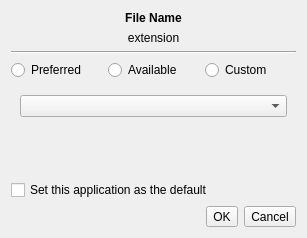
<?xml version="1.0" encoding="UTF-8"?>
<ui version="4.0">
 <class>LFileDialog</class>
 <widget class="QDialog" name="LFileDialog">
  <property name="geometry">
   <rect>
    <x>0</x>
    <y>0</y>
    <width>307</width>
    <height>216</height>
   </rect>
  </property>
  <property name="windowTitle">
   <string>Open With...</string>
  </property>
  <property name="windowIcon">
   <iconset resource="lumina-open.qrc">
    <normaloff>:/icons/find.png</normaloff>:/icons/find.png</iconset>
  </property>
  <layout class="QVBoxLayout" name="verticalLayout">
   <item>
    <widget class="QLabel" name="label_file">
     <property name="sizePolicy">
      <sizepolicy hsizetype="Expanding" vsizetype="Preferred">
       <horstretch>0</horstretch>
       <verstretch>0</verstretch>
      </sizepolicy>
     </property>
     <property name="font">
      <font>
       <weight>75</weight>
       <bold>true</bold>
      </font>
     </property>
     <property name="text">
      <string notr="true">File Name</string>
     </property>
     <property name="alignment">
      <set>Qt::AlignCenter</set>
     </property>
     <property name="wordWrap">
      <bool>true</bool>
     </property>
    </widget>
   </item>
   <item>
    <widget class="QLabel" name="label_extension">
     <property name="text">
      <string notr="true">extension</string>
     </property>
     <property name="alignment">
      <set>Qt::AlignCenter</set>
     </property>
    </widget>
   </item>
   <item>
    <widget class="Line" name="line">
     <property name="orientation">
      <enum>Qt::Horizontal</enum>
     </property>
    </widget>
   </item>
   <item>
    <layout class="QHBoxLayout" name="horizontalLayout_2">
     <item>
      <widget class="QRadioButton" name="radio_rec">
       <property name="text">
        <string>Preferred</string>
       </property>
      </widget>
     </item>
     <item>
      <widget class="QRadioButton" name="radio_avail">
       <property name="text">
        <string>Available</string>
       </property>
      </widget>
     </item>
     <item>
      <widget class="QRadioButton" name="radio_custom">
       <property name="text">
        <string>Custom</string>
       </property>
      </widget>
     </item>
    </layout>
   </item>
   <item>
    <widget class="QStackedWidget" name="stackedWidget">
     <property name="currentIndex">
      <number>2</number>
     </property>
     <widget class="QWidget" name="page_avail">
      <layout class="QVBoxLayout" name="verticalLayout_2">
       <item>
        <widget class="QTreeWidget" name="tree_apps">
         <property name="iconSize">
          <size>
           <width>20</width>
           <height>20</height>
          </size>
         </property>
         <property name="textElideMode">
          <enum>Qt::ElideRight</enum>
         </property>
         <property name="indentation">
          <number>10</number>
         </property>
         <property name="uniformRowHeights">
          <bool>false</bool>
         </property>
         <property name="sortingEnabled">
          <bool>false</bool>
         </property>
         <property name="headerHidden">
          <bool>true</bool>
         </property>
         <column>
          <property name="text">
           <string notr="true">1</string>
          </property>
         </column>
        </widget>
       </item>
      </layout>
     </widget>
     <widget class="QWidget" name="page_custom">
      <layout class="QGridLayout" name="gridLayout">
       <item row="0" column="0">
        <widget class="QLabel" name="label_goodbin">
         <property name="text">
          <string notr="true"/>
         </property>
         <property name="pixmap">
          <pixmap resource="lumina-open.qrc">:/icons/bad.png</pixmap>
         </property>
         <property name="scaledContents">
          <bool>true</bool>
         </property>
        </widget>
       </item>
       <item row="0" column="1">
        <widget class="QLineEdit" name="line_bin">
         <property name="placeholderText">
          <string>Binary Location</string>
         </property>
        </widget>
       </item>
       <item row="0" column="2">
        <widget class="QToolButton" name="tool_findBin">
         <property name="text">
          <string>Find</string>
         </property>
         <property name="icon">
          <iconset resource="lumina-open.qrc">
           <normaloff>:/icons/find.png</normaloff>:/icons/find.png</iconset>
         </property>
        </widget>
       </item>
       <item row="1" column="1">
        <spacer name="verticalSpacer">
         <property name="orientation">
          <enum>Qt::Vertical</enum>
         </property>
         <property name="sizeHint" stdset="0">
          <size>
           <width>20</width>
           <height>40</height>
          </size>
         </property>
        </spacer>
       </item>
      </layout>
     </widget>
     <widget class="QWidget" name="page_rec">
      <layout class="QVBoxLayout" name="verticalLayout_3">
       <item>
        <widget class="QComboBox" name="combo_rec">
         <property name="iconSize">
          <size>
           <width>20</width>
           <height>20</height>
          </size>
         </property>
        </widget>
       </item>
       <item>
        <spacer name="verticalSpacer_2">
         <property name="orientation">
          <enum>Qt::Vertical</enum>
         </property>
         <property name="sizeHint" stdset="0">
          <size>
           <width>20</width>
           <height>40</height>
          </size>
         </property>
        </spacer>
       </item>
      </layout>
     </widget>
    </widget>
   </item>
   <item>
    <widget class="QCheckBox" name="check_default">
     <property name="text">
      <string>Set this application as the default </string>
     </property>
    </widget>
   </item>
   <item>
    <layout class="QHBoxLayout" name="horizontalLayout">
     <item>
      <spacer name="horizontalSpacer">
       <property name="orientation">
        <enum>Qt::Horizontal</enum>
       </property>
       <property name="sizeHint" stdset="0">
        <size>
         <width>40</width>
         <height>20</height>
        </size>
       </property>
      </spacer>
     </item>
     <item>
      <widget class="QToolButton" name="tool_ok">
       <property name="text">
        <string>OK</string>
       </property>
       <property name="icon">
        <iconset resource="lumina-open.qrc">
         <normaloff>:/icons/apply.png</normaloff>:/icons/apply.png</iconset>
       </property>
       <property name="toolButtonStyle">
        <enum>Qt::ToolButtonTextBesideIcon</enum>
       </property>
      </widget>
     </item>
     <item>
      <widget class="QToolButton" name="tool_cancel">
       <property name="text">
        <string>Cancel</string>
       </property>
       <property name="icon">
        <iconset resource="lumina-open.qrc">
         <normaloff>:/icons/cancel.png</normaloff>:/icons/cancel.png</iconset>
       </property>
       <property name="toolButtonStyle">
        <enum>Qt::ToolButtonTextBesideIcon</enum>
       </property>
      </widget>
     </item>
    </layout>
   </item>
  </layout>
 </widget>
 <resources>
  <include location="lumina-open.qrc"/>
 </resources>
 <connections/>
</ui>
